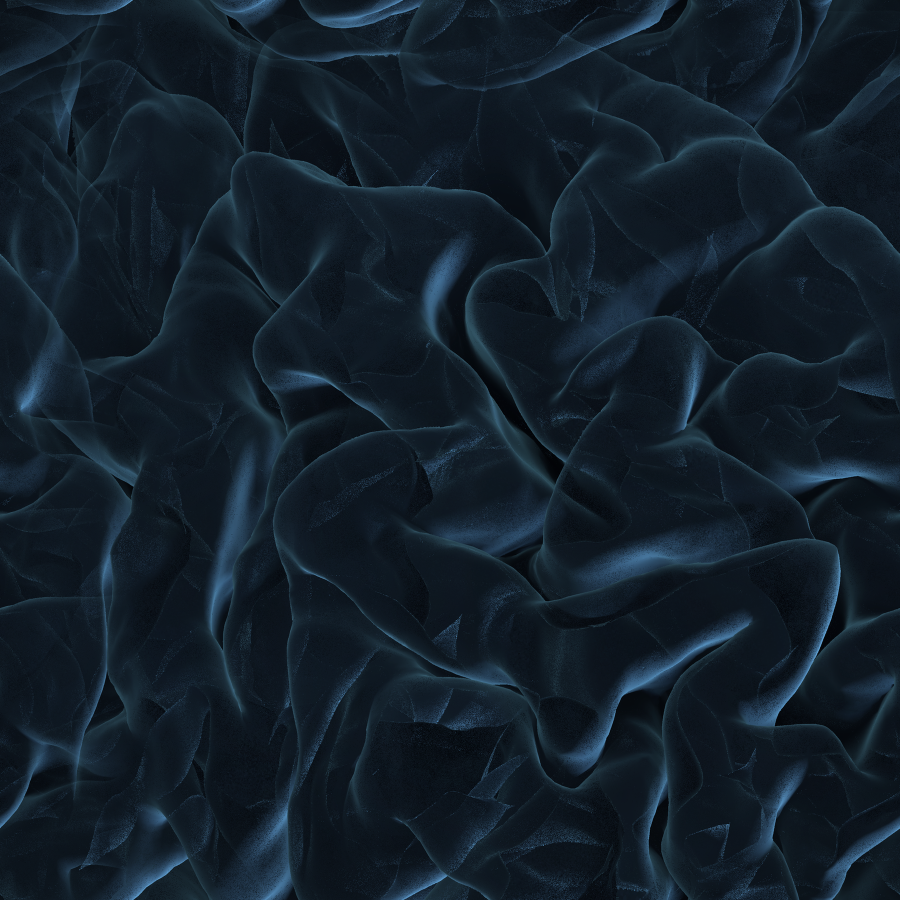
#> input picture web/data/cortex-tile.png, 1800 x 1800 px (shown at 1/2 size)
$ python make_og_image.py
#> lines starting #> are read from the running program, lines starting #| are printed output that depends on the picture
"""Bake the flat brand cards: the og:image share card and the Google Forms banner.

The site's live backdrop is a repeating tile plus CSS gradients, and neither a
link-preview scraper nor Google Forms can run those. This reproduces the look as
a plain image at each size that needs one, with the full white lockup centred.

    python3 render/make_og_image.py
"""
from __future__ import annotations

import pathlib

from PIL import Image

ROOT = pathlib.Path(__file__).resolve().parent.parent
TILE = ROOT / "web/data/cortex-tile.png"
LOGO = ROOT / "web/assets/ini-logo-white.png"

NAVY = (4, 9, 26)          # --navy-900
TILE_PX = 760              # matches background-size in css/style.css
TILE_OPACITY = 0.72        # matches body::before
MAX_W_FRAC = 0.82          # lockup fills most of the card...
MAX_H_FRAC = 0.75          # ...unless the card is short, then height wins

# 1200x630 is what Facebook, LinkedIn, Slack and iMessage expect; Google Forms
# crops its header to a wide strip, so it gets its own 1600x400 render.
CARDS = [
    ("web/assets/og-preview.png", 1200, 630),
    ("web/assets/forms-banner.png", 1600, 400),
]


def backdrop(w: int, h: int) -> Image.Image:
    """Navy ground with the cortex tile repeated over it at site scale."""
#> called with w = 1200, h = 630
    base = Image.new("RGB", (w, h), NAVY)
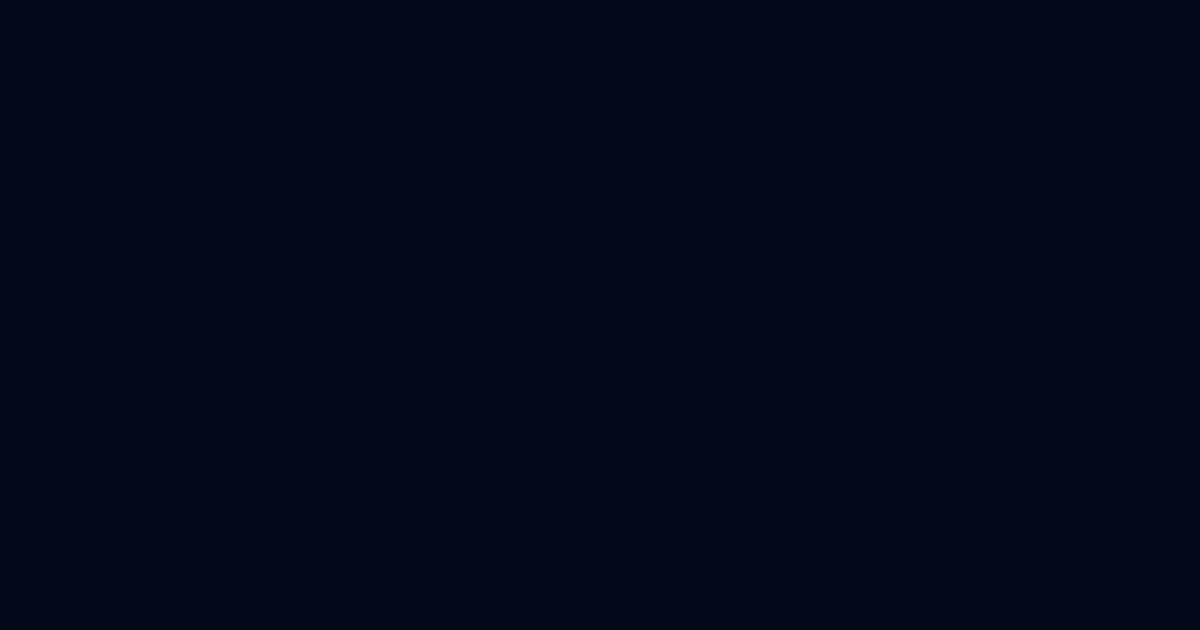
#> base: PIL image 1200x630 RGB; mean R, G, B 4, 9, 26
    tile = Image.open(TILE).convert("RGB").resize(
        (TILE_PX, TILE_PX), Image.Resampling.LANCZOS)
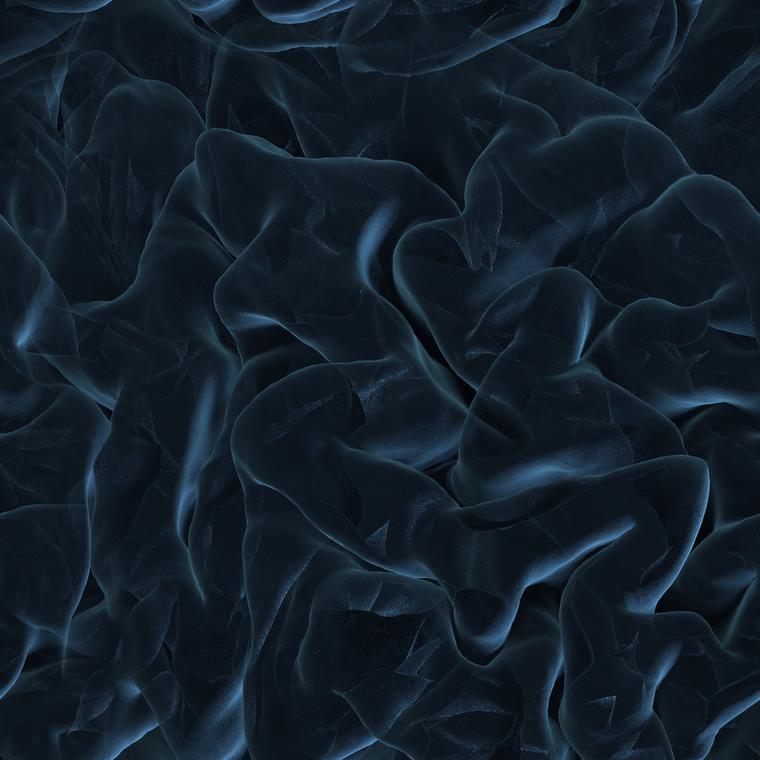
#> tile: PIL image 760x760 RGB; mean R, G, B 18.2, 30.5, 41.4

    layer = Image.new("RGB", (w, h), NAVY)
    for x in range(0, w, TILE_PX):
        for y in range(0, h, TILE_PX):
            layer.paste(tile, (x, y))
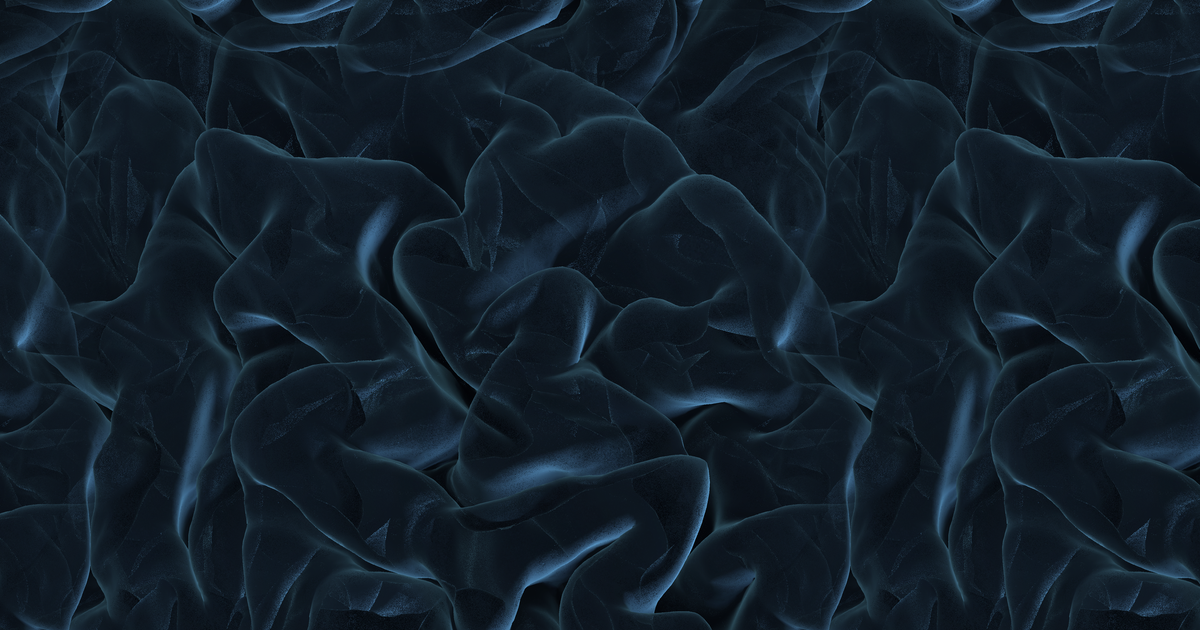
#> layer: PIL image 1200x630 RGB; mean R, G, B 18.3, 30.6, 41.5

    return Image.blend(base, layer, TILE_OPACITY)


def darken_edges(img: Image.Image) -> Image.Image:
    """Vignette so the white lockup keeps contrast against bright gyri."""
    w, h = img.size
#> w = 1200; h = 630
    veil = Image.new("RGB", (w, h), NAVY)
    cx, cy = w / 2, h / 2
#> cx = 600; cy = 315
    buf = bytearray(w * h)
    for y in range(h):
        dy2 = ((y - cy) / cy) ** 2
        row = y * w
        for x in range(w):
            # normalised distance from centre, clamped to the 0-255 mask range
            d = (((x - cx) / cx) ** 2 + dy2) ** 0.5
            buf[row + x] = min(255, int(max(0.0, d - 0.15) * 210))
#> this loop made 630 passes
#> (dy2, row) on passes 1 to 3: (1, 0), (0.994, 1200), (0.987, 2400)
    mask = Image.frombytes("L", (w, h), bytes(buf))
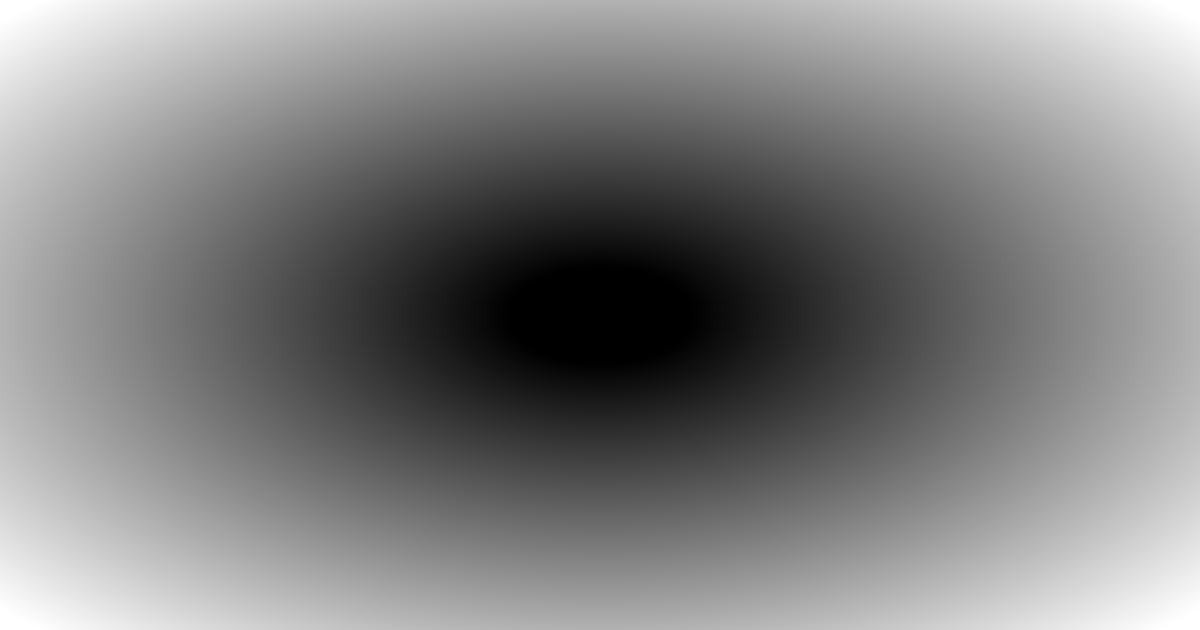
#> mask: PIL image 1200x630 L; min 0, max 255, mean 128.9
    return Image.composite(veil, img, mask)
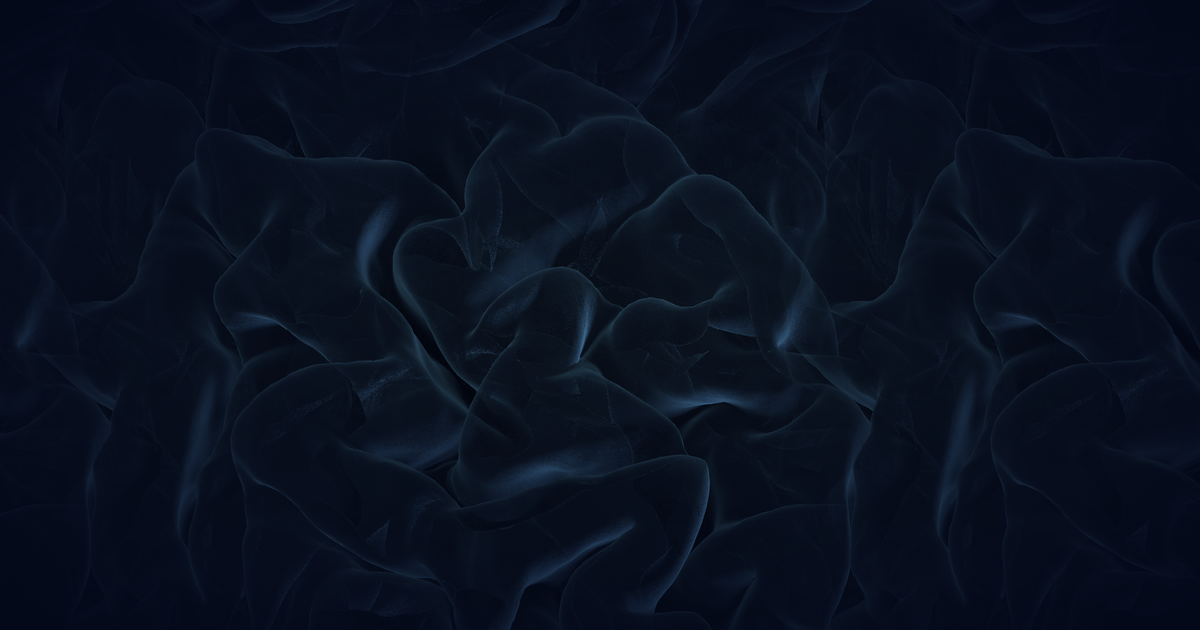
#> returned value: PIL image 1200x630 RGB; mean R, G, B 8.8, 16.4, 31.2


def bake(rel_out: str, w: int, h: int) -> None:
    card = darken_edges(backdrop(w, h)).convert("RGBA")

#> (the run stopped early here; a loop or call above may not have finished)
